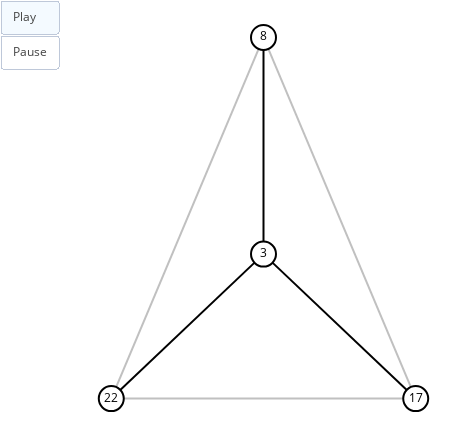

This figure's notebook cell:
### Markdown cell above
## Definições

* A **demanda** de um nó é um inteiro de $1$ a $23$.

* A **oferta** de um nó $n$ para um nó $m$ é 24 menos a demanda de $n$ (se a aresta $\{n, m\}$ é forte) ou 8 menos a demanda de $n$ (se a aresta $\{n, m\}$ não é forte). Note que essa definição permite que a oferta seja negativa.

* Um vizinho $m$ de $n$ é **aceitável** se a oferta de $m$ para $n$ é máxima em relação aos vizinhos de $n$ e maior ou igual que a demanda de $n$. Note que a segunda condição implica que um nó pode não ter vizinhos aceitáveis.

## Algoritmo

1. Inicialize a demanda de cada nó como um inteiro aleatório de $1$ a $23$.

2. Para cada nó $n$, escolha aleatoriamente um (e apenas um) vizinho aceitável $m$. Defina que $n$ aceita $m$. Se não tem vizinhos aceitáveis, defina que não aceita ninguém.

3. Para cada aresta $\{n, m\}$, defina que $n$ e $m$ fecharam se $n$ aceita $m$ e $m$ aceita $n$.

4. Para cada nó $n$, incremente a demanda (se fechou e a demanda é menor que $23$) ou decremente a demanda (se não fechou e a demanda é maior que $1$).

5. Repita os passos de 2 a 4 até as demandas convergirem.

### Code cell
from random import randint, choice

TIMES = 1


def offer(g, n, m):
    if g.edge[n][m]['strong']:
        return 24 - g.node[m]['demand']
    return 8 - g.node[m]['demand']


def snapshot(g, frames):
    for n in g.nodes():
        g.node[n]['label'] = str(g.node[n]['demand'])
    frame = sn.generate_frame(g, nlab=True)
    frames.append(frame)


def simulate(g):
    frames = []

    for n in g.nodes():
        g.node[n]['demand'] = randint(1, 23)

    snapshot(g, frames)
    x = 0
    for _ in range(TIMES):
        #Reset
        for n in g.nodes():
            g.node[n]['accept'] = None
            g.node[n]['closed'] = False
        for n,m in g.edges_iter():
            g.edge[n][m]['closed'] = False
        #
        for n in g.nodes():
            neighbors = g.neighbors(n)
            while neighbors:
                neighbor = choice(g.neighbors(n))
                print(neighbors)
                if offer(g, neighbor, n) <= g.node[n]['demand'] and neighbor in neighbors:
                    neighbors.remove(neighbor)
                else:
                    g.node[n]['accept'] = neighbor
                    break
        for n,m in g.edges_iter():
            if g.node[n]['accept'] == m and g.node[m]['accept'] == n:
                g.edge[m][n]['closed'] = True
                g.node[n]['closed'] = True
                g.node[m]['closed'] = True
            else:
                g.edge[m][n]['closed'] = False
        for n in g.nodes():
            if g.node[n]['closed']:
                g.node[n]['demand'] += 1
            else:
                g.node[n]['demand'] -= 1
        if x == 100:
            snapshot(g, frames)
            x = 0
        else:
            x += 1


            
                
    sn.show_animation(frames)


simulate(g1)

### Figure 1 — Plotly figure (JSON) as saved in the notebook; plotly's stock layout.template omitted (floating-point values rounded to 4 significant figures)
{"data": [{"hoverinfo": "none", "line": {"color": "rgb(0, 0, 0)", "width": 2}, "mode": "lines", "x": [0.5, 0.5, null], "y": [0.4, 1, null]}, {"hoverinfo": "none", "line": {"color": "rgb(0, 0, 0)", "width": 2}, "mode": "lines", "x": [0.5, 0, null], "y": [0.4, 0, null]}, {"hoverinfo": "none", "line": {"color": "rgb(0, 0, 0)", "width": 2}, "mode": "lines", "x": [0.5, 1, null], "y": [0.4, 0, null]}, {"hoverinfo": "none", "line": {"color": "rgb(192, 192, 192)", "width": 2}, "mode": "lines", "x": [0.5, 0, null], "y": [1, 0, null]}, {"hoverinfo": "none", "line": {"color": "rgb(192, 192, 192)", "width": 2}, "mode": "lines", "x": [0.5, 1, null], "y": [1, 0, null]}, {"hoverinfo": "none", "line": {"color": "rgb(192, 192, 192)", "width": 2}, "mode": "lines", "x": [0, 1, null], "y": [0, 0, null]}, {"hoverinfo": "none", "marker": {"color": "rgb(255, 255, 255)", "line": {"color": "rgb(0, 0, 0)", "width": 2}, "size": 25}, "mode": "markers+text", "text": ["3"], "textfont": {"color": "rgb(0, 0, 0)"}, "textposition": "middle center", "x": [0.5], "y": [0.4]}, {"hoverinfo": "none", "marker": {"color": "rgb(255, 255, 255)", "line": {"color": "rgb(0, 0, 0)", "width": 2}, "size": 25}, "mode": "markers+text", "text": ["8"], "textfont": {"color": "rgb(0, 0, 0)"}, "textposition": "middle center", "x": [0.5], "y": [1]}, {"hoverinfo": "none", "marker": {"color": "rgb(255, 255, 255)", "line": {"color": "rgb(0, 0, 0)", "width": 2}, "size": 25}, "mode": "markers+text", "text": ["22"], "textfont": {"color": "rgb(0, 0, 0)"}, "textposition": "middle center", "x": [0], "y": [0]}, {"hoverinfo": "none", "marker": {"color": "rgb(255, 255, 255)", "line": {"color": "rgb(0, 0, 0)", "width": 2}, "size": 25}, "mode": "markers+text", "text": ["17"], "textfont": {"color": "rgb(0, 0, 0)"}, "textposition": "middle center", "x": [1], "y": [0]}], "layout": {"height": 436, "margin": {"b": 0, "l": 0, "r": 0, "t": 0}, "showlegend": false, "sliders": [{"currentvalue": {"visible": false}, "steps": [{"args": [[0], {"frame": {"redraw": false}, "mode": "immediate"}], "label": "", "method": "animate"}]}], "updatemenus": [{"buttons": [{"args": [null, {"frame": {"redraw": false}, "fromcurrent": true}], "label": "Play", "method": "animate"}, {"args": [[null], {"frame": {"redraw": false}, "mode": "immediate"}], "label": "Pause", "method": "animate"}], "showactive": true, "type": "buttons"}], "width": 450, "xaxis": {"showgrid": false, "showticklabels": false, "zeroline": false}, "yaxis": {"showgrid": false, "showticklabels": false, "zeroline": false}}}
